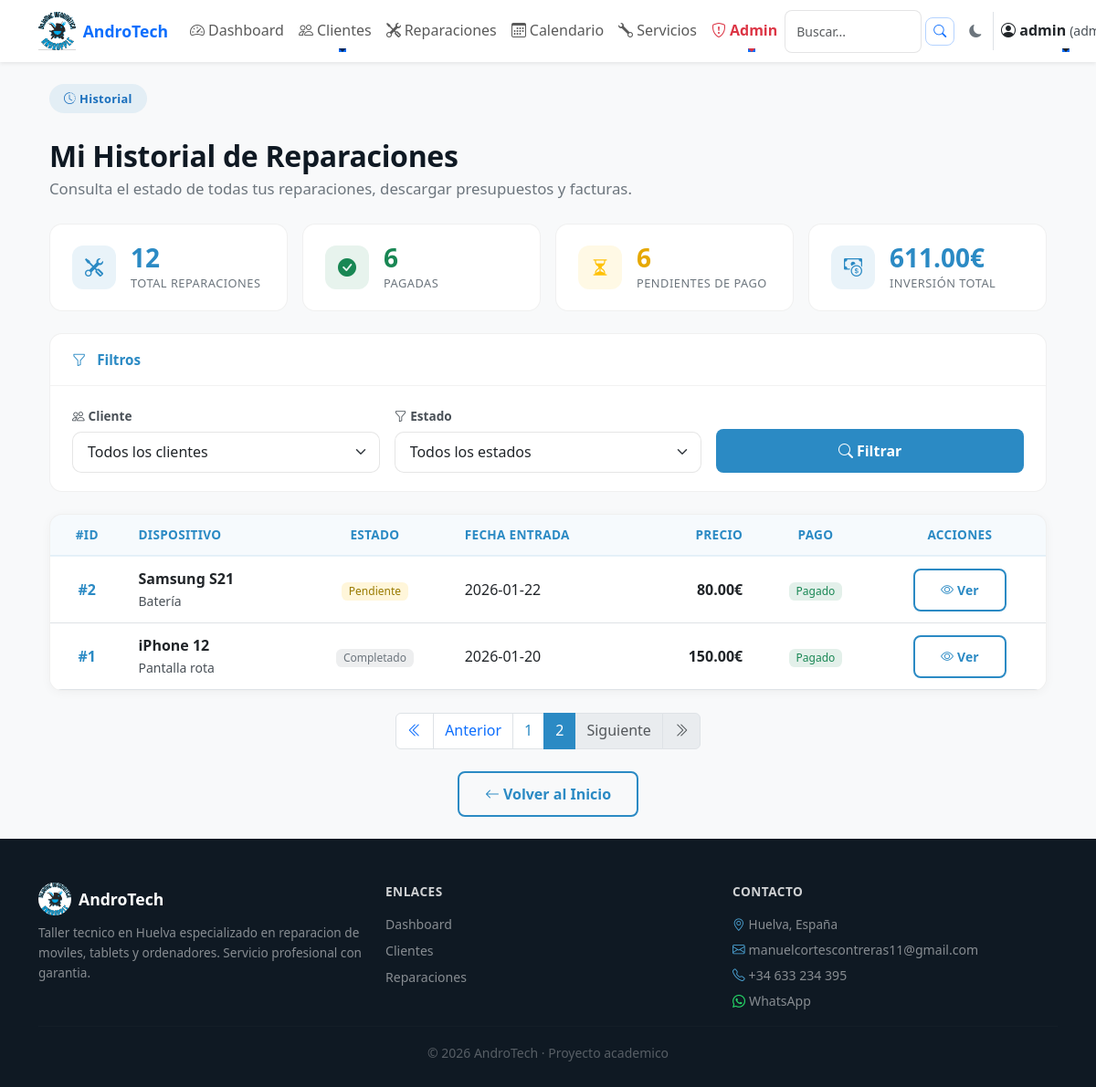
/cliente/historial?page=2 (signed in), run on the app's committed database.
### tables this page shows
CREATE TABLE reparaciones (
    id INTEGER PRIMARY KEY AUTOINCREMENT,
    cliente_id INTEGER,
    dispositivo TEXT NOT NULL,
    descripcion TEXT,
    estado TEXT DEFAULT 'Pendiente',
    fecha_entrada TEXT,
    fecha_salida TEXT,
    precio REAL,
    tipo_documento TEXT DEFAULT 'presupuesto',
    estado_pago TEXT DEFAULT 'Pendiente',
    fecha_pago TEXT,
    metodo_pago TEXT, firma TEXT,
    FOREIGN KEY (cliente_id) REFERENCES clientes(id)
);

### app.py (the view)
@app.route("/cliente/historial")
@login_required
@permiso_requerido('clientes_historial')
def historial_cliente():
    conn = get_db()
    total_reparaciones = conn.execute("SELECT COUNT(*) FROM reparaciones").fetchone()[0]
    pagadas = conn.execute("SELECT COUNT(*) FROM reparaciones WHERE estado_pago = 'Pagado'").fetchone()[0]
    pendientes = conn.execute("SELECT COUNT(*) FROM reparaciones WHERE estado_pago != 'Pagado'").fetchone()[0]
    total_invertido = conn.execute("SELECT IFNULL(SUM(precio), 0) FROM reparaciones WHERE precio IS NOT NULL").fetchone()[0]
    promedio_precio = conn.execute("SELECT IFNULL(AVG(precio), 0) FROM reparaciones WHERE precio IS NOT NULL").fetchone()[0]
    total_completadas = conn.execute("SELECT COUNT(*) FROM reparaciones WHERE estado = 'Terminado' OR estado = 'Entregado'").fetchone()[0]
    estado_filtro = request.args.get('estado', '').strip()
    cliente_filtro = request.args.get('cliente_id', '').strip()
    try:
        page = int(request.args.get('page', 1))
        if page < 1:
            page = 1
    except ValueError:
        page = 1
    per_page = 10
    offset = (page - 1) * per_page
    base_sql = "SELECT reparaciones.*, clientes.nombre AS cliente FROM reparaciones LEFT JOIN clientes ON clientes.id = reparaciones.cliente_id"
    where = []
    params = []
    if estado_filtro:
        where.append("reparaciones.estado = ?")
        params.append(estado_filtro)
    if cliente_filtro:
        where.append("reparaciones.cliente_id = ?")
        params.append(cliente_filtro)
    where_clause = (" WHERE " + " AND ".join(where)) if where else ""
    total_count = conn.execute("SELECT COUNT(*) FROM reparaciones" + where_clause, params).fetchone()[0]
    total_pages = (total_count + per_page - 1) // per_page if total_count > 0 else 1
    reparaciones_rows = conn.execute(base_sql + where_clause + " ORDER BY reparaciones.id DESC LIMIT ? OFFSET ?", params + [per_page, offset]).fetchall()
    reparaciones = [dict(r) for r in reparaciones_rows]
    reparaciones_enriquecidas = []
    for r in reparaciones:
        ultima_actualizacion = conn.execute(
            "SELECT fecha_cambio FROM reparaciones_historial WHERE reparacion_id = ? ORDER BY fecha_cambio DESC LIMIT 1",
            (r['id'],)
        ).fetchone()
        r['ultima_actualizacion'] = ultima_actualizacion['fecha_cambio'] if ultima_actualizacion else None
        reparaciones_enriquecidas.append(r)
    estados = conn.execute("SELECT DISTINCT estado FROM reparaciones ORDER BY estado").fetchall()
    clientes = conn.execute("SELECT id, nombre FROM clientes ORDER BY nombre").fetchall()
    conn.close()
    stats = {
        'total_reparaciones': total_reparaciones,
        'pagadas': pagadas,
        'pendientes': pendientes,
        'total_invertido': total_invertido or 0,
        'promedio_precio': promedio_precio or 0,
        'total_completadas': total_completadas,
    }
    return render_template('historial_cliente.html', reparaciones=reparaciones_enriquecidas, stats=stats, estados=estados, clientes=clientes, estado_filtro=estado_filtro, cliente_filtro=cliente_filtro, page=page, total_pages=total_pages)

### app.py (called while the page is built)
@app.before_request
def make_session_permanent():
    session.permanent = True

@app.after_request
def add_security_headers(response):
    response.headers['X-Frame-Options'] = 'SAMEORIGIN'
    response.headers['X-Content-Type-Options'] = 'nosniff'
    response.headers['Referrer-Policy'] = 'strict-origin-when-cross-origin'
    return response

@app.template_filter('strftime')
def strftime_filter(date_str, format_str='%d/%m/%Y'):
    if not date_str or date_str == '':
        return datetime.now().strftime(format_str)
    if isinstance(date_str, str):
        try:
            date_obj = datetime.strptime(date_str, '%Y-%m-%d')
        except:
            return date_str
    else:
        date_obj = date_str
    return date_obj.strftime(format_str)

@app.before_request
def ensure_csrf_token():
    if 'csrf_token' not in session:
        session['csrf_token'] = secrets.token_urlsafe(16)

@app.context_processor
def inject_csrf_token():
    return dict(csrf_token=session.get('csrf_token'))

@app.context_processor
def inject_permisos():
    return dict(tiene_permiso=tiene_permiso)

### auth.py (called while the page is built)
def tiene_permiso(permiso):
    rol = session.get('rol', '')
    if rol == 'admin':
        return True
    permisos = session.get('permisos', [])
    return permiso in permisos

def login_required(f):
    @wraps(f)
    def decorated_function(*args, **kwargs):
        if 'usuario' not in session:
            flash('Debes iniciar sesion para acceder a esta pagina.', 'danger')
            return redirect(url_for('login'))
        return f(*args, **kwargs)
    return decorated_function

def permiso_requerido(permiso):
    def decorator(f):
        @wraps(f)
        @login_required
        def decorated_function(*args, **kwargs):
            if not tiene_permiso(permiso):
                flash('No tienes permisos para realizar esta accion.', 'danger')
                return redirect(url_for('dashboard'))
            return f(*args, **kwargs)
        return decorated_function
    return decorator

### db.py (called while the page is built)
def get_db():
    conn = sqlite3.connect("database/andro_tech.db")
    conn.row_factory = sqlite3.Row
    return conn

### utils/security.py (called while the page is built)
def ensure_csrf_token():
    if 'csrf_token' not in session:
        session['csrf_token'] = secrets.token_urlsafe(16)

def inject_csrf_token():
    return dict(csrf_token=session.get('csrf_token'))

### templates/historial_cliente.html (shortened to what this page needs)
{% extends "base.html" %}
{% block content %}
<div class="container py-4">
    <div class="row mb-4 align-items-end">
        <div class="col">
            <span class="at-pill"><i class="bi bi-clock-history me-1"></i>Historial</span>
            <h1 class="at-section-title mt-2 mb-1">Mi Historial de Reparaciones</h1>
            <p class="at-section-sub" style="margin:0;max-width:none;">Consulta el estado de todas tus reparaciones, descargar presupuestos y facturas.</p>
        </div>
    </div>
    <div class="row g-3 mb-4">
        <div class="col-6 col-lg-3">
            <div class="at-dash-kpi">
                <div class="at-dash-kpi-icon" style="background: rgba(43,138,196,.1);">
                    <i class="bi bi-tools" style="color: #2B8AC4;"></i>
                </div>
                <div>
                    <div class="at-dash-kpi-value" style="color: #2B8AC4;">{{ stats.total_reparaciones }}</div>
                    <div class="at-dash-kpi-label">Total reparaciones</div>
                </div>
            </div>
        </div>
        <div class="col-6 col-lg-3">
            <div class="at-dash-kpi">
                <div class="at-dash-kpi-icon" style="background: rgba(25,135,84,.1);">
                    <i class="bi bi-check-circle-fill" style="color: #198754;"></i>
                </div>
                <div>
                    <div class="at-dash-kpi-value" style="color: #198754;">{{ stats.pagadas }}</div>
                    <div class="at-dash-kpi-label">Pagadas</div>
                </div>
            </div>
        </div>
        <div class="col-6 col-lg-3">
            <div class="at-dash-kpi">
                <div class="at-dash-kpi-icon" style="background: rgba(255,193,7,.1);">
                    <i class="bi bi-hourglass-split" style="color: #ffc107;"></i>
                </div>
                <div>
                    <div class="at-dash-kpi-value" style="color: #e6a800;">{{ stats.pendientes }}</div>
                    <div class="at-dash-kpi-label">Pendientes de pago</div>
                </div>
            </div>
        </div>
        <div class="col-6 col-lg-3">
            <div class="at-dash-kpi">
                <div class="at-dash-kpi-icon" style="background: rgba(43,138,196,.1);">
                    <i class="bi bi-cash-coin" style="color: #2B8AC4;"></i>
                </div>
                <div>
                    <div class="at-dash-kpi-value" style="color: #2B8AC4;">{{ "%.2f"|format(stats.total_invertido) }}&euro;</div>
                    <div class="at-dash-kpi-label">Inversi&oacute;n total</div>
                </div>
            </div>
        </div>
    </div>
    <div class="at-dash-card mb-4">
        <div class="at-dash-card-header">
            <i class="bi bi-funnel me-1"></i>Filtros
        </div>
        <div class="at-dash-card-body">
            <form method="GET" class="at-admin-form row g-3 align-items-end">
                <div class="col-md-4">
                    <label for="cliente_id" class="form-label fw-semibold">
                        <i class="bi bi-people me-1"></i>Cliente
                    </label>
                    <select id="cliente_id" name="cliente_id" class="form-select">
                        <option value="">Todos los clientes</option>
                    </select>
                </div>
                <div class="col-md-4">
                    <label for="estado" class="form-label fw-semibold">
                        <i class="bi bi-funnel me-1"></i>Estado
                    </label>
                    <select id="estado" name="estado" class="form-select">
                        <option value="">Todos los estados</option>
                    </select>
                </div>
                <div class="col-md-4 d-flex gap-2">
                    <button type="submit" class="at-btn-primary btn flex-fill">
                        <i class="bi bi-search me-1"></i>Filtrar
                    </button>
                </div>
            </form>
        </div>
    </div>
    {% if not reparaciones %}
    <div class="at-empty-state">
        <i class="bi bi-inbox"></i>
        <h5>No hay reparaciones en tu historial</h5>
        <p>Cuando lleves un dispositivo a reparar, aparecer&aacute; aqu&iacute; el historial completo.</p>
    </div>
    {% else %}
    <div class="at-admin-card mb-4">
        <div class="table-responsive">
            <table class="at-admin-table table table-hover mb-0">
                <thead>
                    <tr>
                        <th class="text-center">#ID</th>
                        <th>Dispositivo</th>
                        <th class="text-center">Estado</th>
                        <th>Fecha Entrada</th>
                        <th class="text-end">Precio</th>
                        <th class="text-center">Pago</th>
                        <th class="text-center">Acciones</th>
                    </tr>
                </thead>
                <tbody>
                    {% for rep in reparaciones %}
                    <tr class="align-middle">
                        <td class="text-center fw-semibold" style="color:#2B8AC4;">#{{ rep.id }}</td>
                        <td>
                            <div class="fw-semibold">{{ rep.dispositivo }}</div>
                            <small class="text-muted">{{ rep.descripcion[:50] if rep.descripcion else 'Sin descripci&oacute;n' }}</small>
                        </td>
                        <td class="text-center">
                            {% if rep.estado == 'Pendiente' %}
                                <span class="badge" style="background:rgba(255,193,7,.15);color:#997a00;">{{ rep.estado }}</span>
                            {% elif rep.estado == 'En proceso' %}
                                <span class="badge" style="background:rgba(43,138,196,.12);color:#2B8AC4;">{{ rep.estado }}</span>
                            {% elif rep.estado in ['Terminado', 'Entregado'] %}
                                <span class="badge" style="background:rgba(25,135,84,.12);color:#198754;">{{ rep.estado }}</span>
                            {% else %}
                                <span class="badge" style="background:rgba(108,117,125,.12);color:#6c757d;">{{ rep.estado }}</span>
                            {% endif %}
                        </td>
                        <td>{{ rep.fecha_entrada }}</td>
                        <td class="text-end fw-semibold">
                            {% if rep.precio %}
                                {{ "%.2f"|format(rep.precio) }}&euro;
                            {% else %}
                                <span class="text-muted">Pendiente</span>
                            {% endif %}
                        </td>
                        <td class="text-center">
                            {% if rep.estado_pago == 'Pagado' %}
                                <span class="badge" style="background:rgba(25,135,84,.12);color:#198754;">Pagado</span>
                            {% else %}
                                <span class="badge" style="background:rgba(220,53,69,.1);color:#dc3545;">Pendiente</span>
                            {% endif %}
                        </td>
                        <td class="text-center">
                            <button type="button"
                                    class="at-btn-outline btn btn-sm"
                                    data-bs-toggle="modal"
                                    data-bs-target="#detallesModal{{ rep.id }}">
                                <i class="bi bi-eye me-1"></i>Ver
                            </button>
                        </td>
                    </tr>
                    {% endfor %}
                </tbody>
            </table>
        </div>
    </div>
    {% if total_pages > 1 %}
    <nav aria-label="Paginaci&oacute;n" class="mt-4">
        <ul class="pagination justify-content-center">
            {% if page > 1 %}
                <li class="page-item">
                    <a class="page-link" href="?page=1{% if cliente_filtro %}&cliente_id={{ cliente_filtro }}{% endif %}{% if estado_filtro %}&estado={{ estado_filtro }}{% endif %}">
                        <i class="bi bi-chevron-double-left"></i>
                    </a>
                </li>
                <li class="page-item">
                    <a class="page-link" href="?page={{ page-1 }}{% if cliente_filtro %}&cliente_id={{ cliente_filtro }}{% endif %}{% if estado_filtro %}&estado={{ estado_filtro }}{% endif %}">
                        Anterior
                    </a>
                </li>
            {% endif %}
            {% for i in range(1, total_pages + 1) %}
                {% if i == page %}
                    <li class="page-item active">
                        <span class="page-link" style="background:#2B8AC4;border-color:#2B8AC4;">{{ i }}</span>
                    </li>
                {% else %}
                    <li class="page-item">
                        <a class="page-link" style="color:#2B8AC4;" href="?page={{ i }}{% if cliente_filtro %}&cliente_id={{ cliente_filtro }}{% endif %}{% if estado_filtro %}&estado={{ estado_filtro }}{% endif %}">{{ i }}</a>
                    </li>
                {% endif %}
            {% endfor %}
            {% if page < total_pages %}
                <li class="page-item">
                    <a class="page-link" href="?page={{ page+1 }}{% if cliente_filtro %}&cliente_id={{ cliente_filtro }}{% endif %}{% if estado_filtro %}&estado={{ estado_filtro }}{% endif %}">
                        Siguiente
                    </a>
                </li>
                <li class="page-item">
                    <a class="page-link" href="?page={{ total_pages }}{% if cliente_filtro %}&cliente_id={{ cliente_filtro }}{% endif %}{% if estado_filtro %}&estado={{ estado_filtro }}{% endif %}">
                        <i class="bi bi-chevron-double-right"></i>
                    </a>
                </li>
            {% else %}
                <li class="page-item disabled">
                    <span class="page-link">Siguiente</span>
                </li>
                <li class="page-item disabled">
                    <span class="page-link"><i class="bi bi-chevron-double-right"></i></span>
                </li>
            {% endif %}
        </ul>
    </nav>
    {% endif %}
    {% endif %}
    <div class="text-center mt-4">
        <a href="/" class="at-btn-outline btn">
            <i class="bi bi-arrow-left me-1"></i>Volver al Inicio
        </a>
    </div>
</div>
{% endblock %}

### data on the page
reparaciones: id "2", dispositivo "Samsung S21", descripcion "Batería", estado "Pendiente", fecha_entrada "2026-01-22", precio "80.00", estado_pago "Pagado"
reparaciones: dispositivo "iPhone 12", descripcion "Pantalla rota", estado "Completado", fecha_entrada "2026-01-20", precio "150.00"

### other printed values
{{ session.usuario }} "admin"
{{ stats.total_reparaciones }} "12"
{{ stats.pagadas }} "6"
{{ stats.pendientes }} "6"
{{ "%.2f"|format(stats.total_invertido) }} "611.00"
{{ rep.id }} "1"
{{ i }} "1"
{{ i }} "2"
